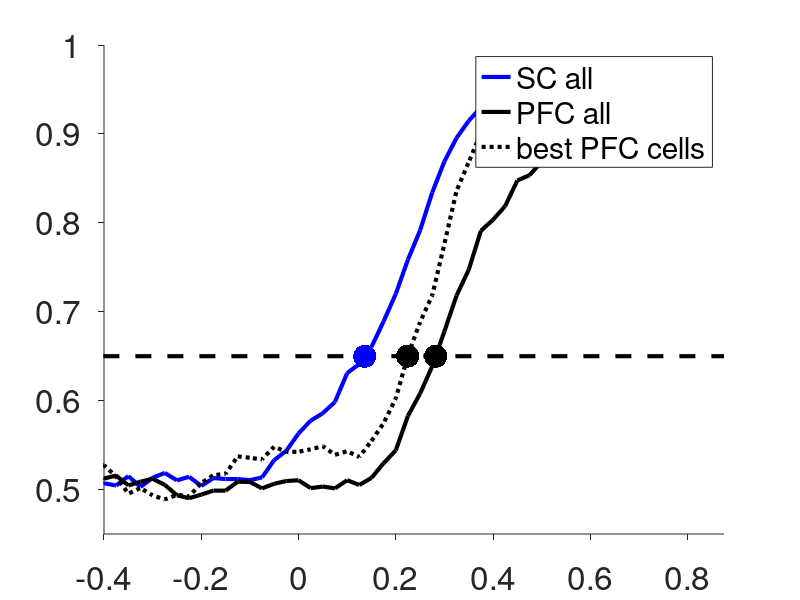

MATLAB code for this plot:
clear
clc
close all

%%% for all populations use classifier results
%%% with 29 neurons

load data_files/svm_results_sc
load data_files/svm_results_pfc
load data_files/svm_results_fof

res_choice_sc_full=res_choice_sc;
res_choice_pfc_full=res_choice_pfc;
res_choice_fof_full=res_choice_fof;


load data_files/svm_results_choice_subpopulations
res_svm1_choice=res_svm1;
res_svm2_choice=res_svm2;

load data_files/svm_results_pfc_comparesubpop res_choice_pfc
res_svm3_choice=res_choice_pfc;

load data_files/svm_results_fof_comparesubpop res_choice_fof
res_svm4_choice=res_choice_fof;



load data_files/svm_results_pfc_most_informative_29
res_choice_pfc_most_info=res_choice_pfc;


load data_files/svm_results_sc29
load data_files/svm_results_pfc29
load data_files/svm_results_fof29


%%%% shift the time axis to make plot "causal" (e.g. no choice information before 0)
centers_back=0.125;
centers=centers+centers_back;


figure
hold on


plot(centers,mean(res_choice_sc),'b','LineWidth',3)
% plot(centers,mean(res_choice_fof),'r','LineWidth',3)
plot(centers,mean(res_choice_pfc),'k','LineWidth',3)

% plot(centers,mean(res_svm1_choice),'g','LineWidth',3)
% plot(centers,mean(res_svm2_choice),'c','LineWidth',3)


plot(centers,mean(res_choice_pfc_most_info),'k:','LineWidth',3)

plot([-1.775 0.875],[.65 .65],'k--','LineWidth',3)
xlim([-.4 0.875]);
ylim([.45 1])
box off
set(gca,'TickDir','out','FontSize',24)

x=linspace(0,0.8,500);
y = interp1(centers,mean(res_choice_sc),x);
[~,ind]=min(abs(y-0.65));
plot(x(ind),y(ind),'b.','MarkerSize',50);

% y = interp1(centers,mean(res_choice_fof),x);
% [~,ind]=min(abs(y-0.65));
% plot(x(ind),y(ind),'r.','MarkerSize',50);

y = interp1(centers,mean(res_choice_pfc),x);
[~,ind]=min(abs(y-0.65));
plot(x(ind),y(ind),'k.','MarkerSize',50);


y = interp1(centers,mean(res_choice_pfc_most_info),x);
[~,ind]=min(abs(y-0.65));
plot(x(ind),y(ind),'k.','MarkerSize',50);


% y = interp1(centers,mean(res_svm1_choice),x);
% [~,ind]=min(abs(y-0.65));
% plot(x(ind),y(ind),'g.','MarkerSize',50);
% 
% y = interp1(centers,mean(res_svm2_choice),x);
% [~,ind]=min(abs(y-0.65));
% plot(x(ind),y(ind),'c.','MarkerSize',50);

legend('SC all','PFC all','best PFC cells');










